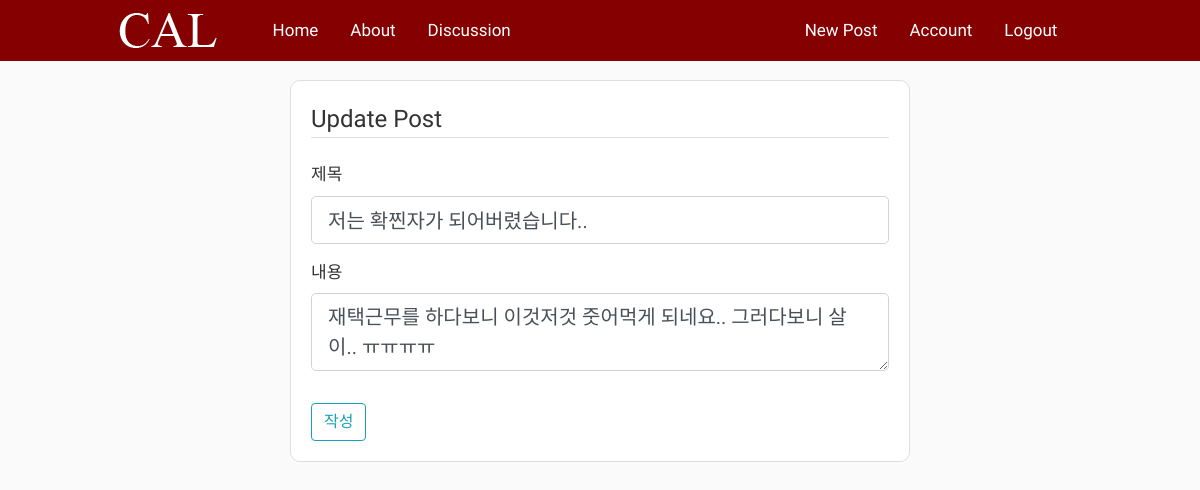
The app's page /post/3/update (signed in) with its own data.
### flaskblog/models.py (models this page shows, shortened)
class Post(db.Model):
    id = db.Column(db.Integer, primary_key=True)
    title = db.Column(db.String(100), nullable=False)
    date_posted = db.Column(db.DateTime, nullable=False, default=datetime.utcnow())
    content = db.Column(db.Text, nullable=False)
    user_id = db.Column(db.Integer, db.ForeignKey('user.id'), nullable=False)

### flaskblog/routes.py (the view)
@app.route("/post/<int:post_id>/update", methods=['GET', 'POST'])
@login_required
def update_post(post_id):
    post = Post.query.get_or_404(post_id)
    if post.author != current_user:
        abort(403)
    form = PostForm()
    if form.validate_on_submit():
        post.title = form.title.data
        post.content = form.content.data
        db.session.commit()
        flash('게시물이 수정되었습니다.', 'success')
        return redirect(url_for('post', post_id=post.id))
    elif request.method == 'GET':
        form.title.data = post.title
        form.content.data = post.content
    return render_template('create_post.html', title='Update Post', form=form, legend='Update Post')

### flaskblog/forms.py
class PostForm(FlaskForm):
    title = StringField('제목', validators=[DataRequired()])
    content = TextAreaField('내용', validators=[DataRequired()])
    submit = SubmitField('작성')

### flaskblog/models.py (called while the page is built)
@login_manager.user_loader
def load_user(user_id):
    return User.query.get(int(user_id))

### flaskblog/templates/create_post.html (shortened to what this page needs)
{% extends "layout.html" %}
{% block content %}
<div class="content-section col-md-8">
    <form action="" method="POST">
        <fieldset class="form-group">
            <legend class="border-bottom mb-4">{{ legend }}</legend>
            <div class="form-group">
                {{ form.title.label(class="form-control-label") }}
                {% if form.title.errors %}
                {{ form.title(class="form-control form-control-lg is-invalid") }}
                <div class="invalid-feedback">
                    {% for error in form.title.errors %}
                    <span>{{ error }}</span>
                    {% endfor %}
                </div>
                {% else %}
                {{ form.title(class="form-control form-control-lg") }}
                {% endif %}
            </div>
            <div class="form-group">
                {{ form.content.label(class="form-control-label") }}
                {% if form.content.errors %}
                {{ form.content(class="form-control form-control-lg is-invalid") }}
                <div class="invalid-feedback">
                    {% for error in form.content.errors %}
                    <span>{{ error }}</span>
                    {% endfor %}
                </div>
                {% else %}
                {{ form.content(class="form-control form-control-lg") }}
                {% endif %}
            </div>
        </fieldset>
        <div class="form-grouop">
            {{ form.submit(class="btn btn-outline-info") }}
        </div>
    </form>
</div>
{% endblock content %}

### flaskblog/static/main.css (style rules this page uses)
body { background: #fafafa; color: #333333; margin-top: 5rem; }
.content-section { background: #ffffff; padding: 10px 20px; border: 1px solid #dddddd; border-radius: 3px; margin-bottom: 20px; }

### flaskblog/templates/layout.html (style rules this page uses)
body { font-family: 'Nanum Gothic'; font-size: 17px; }
.col-md-8 { margin: 0 auto; }

### flaskblog/templates/create_post.html (style rules this page uses)
.content-section { position: relative; border-radius: 10px; animation: fadeIn 1s forwards ease-out; padding:20px; }

### records on screen
Post: title "저는 확찐자가 되어버렸습니다..", content "재택근무를 하다보니 이것저것 줏어먹게 되네요.. 그러다보니 살이.. ㅠㅠㅠㅠ"

### other values on screen
{{ legend }} "Update Post"
